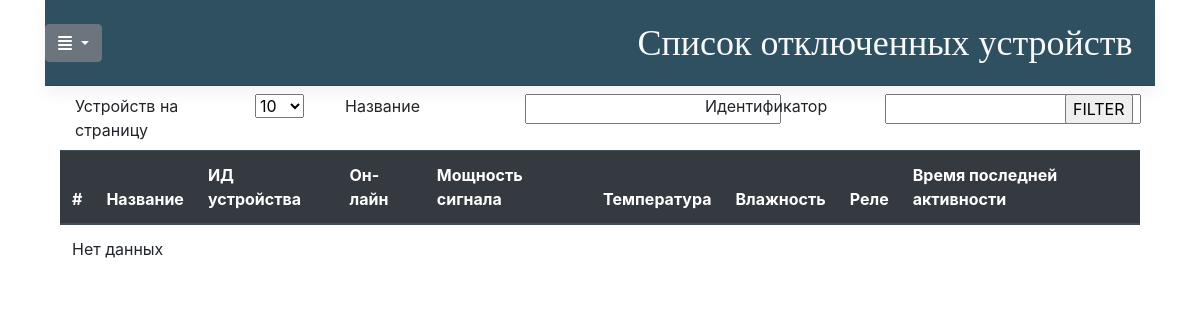
The app's page /devices/offline/, older data.
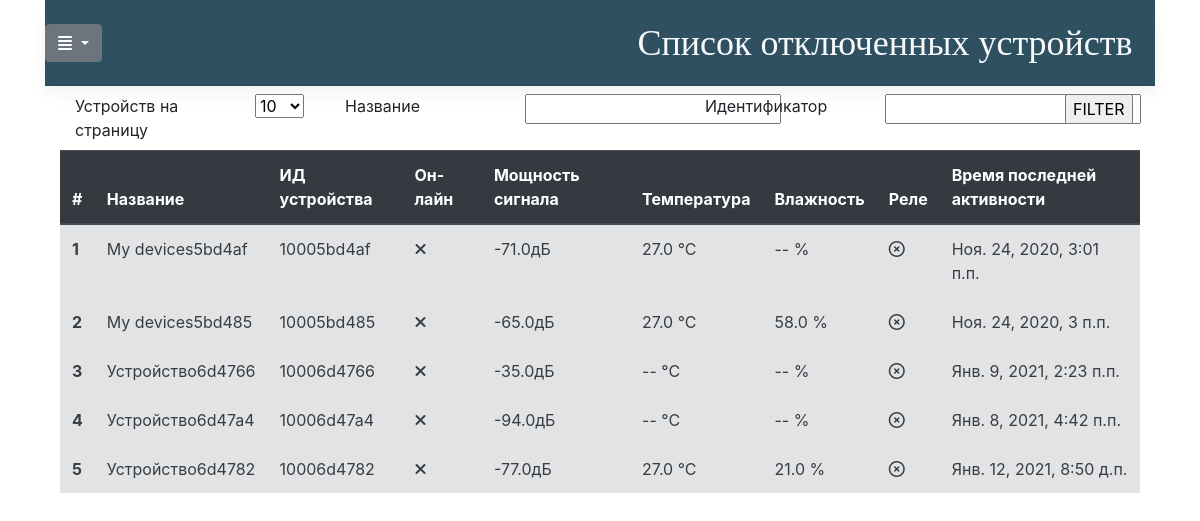
The same page, newer data.
### devices/models.py (models this page shows, shortened)
class SonoffDevices(models.Model):
    class Meta:
        verbose_name = "Устройства"
    NORMAL = 0
    MIN_WARN = 1
    MAX_WARN = 2
    MIN_ALARM = 3
    MAX_ALARM = 4
    STATUSES = [
        (NORMAL, 'Норма'),
        (MIN_WARN, 'Предупреждение: значение ниже нормы'),
        (MAX_WARN, 'Предупреждение: значение выше нормы'),
        (MIN_ALARM, 'Тревога: значение ниже нормы'),
        (MAX_ALARM, 'Тревога: значение выше нормы'),
    ]
    name = models.CharField(max_length=100, null=False, blank=False, db_index=True, verbose_name='Название устройсва')
    device_id = models.CharField(max_length=12, null=False, blank=False, db_index=True, verbose_name='Идентификатор')
    model = models.CharField(max_length=20, null=True, blank=True, verbose_name='Модель устройства')
    mac = models.CharField(max_length=20, null=True, blank=True, verbose_name='MAC адресс')
    sensor_type = models.CharField(max_length=20, null=True, blank=True, verbose_name='Тип сенсора')
    firmware = models.CharField(max_length=10, null=True, blank=True, verbose_name='Версия прошивки')
    is_online = models.BooleanField(default=False, blank=True, verbose_name='Усройство онлайн')
    signal = models.FloatField(null=True, default=None, blank=True, verbose_name='Качество WIFI сигнала')
    last_temperature = models.FloatField(null=True, default=None, blank=True, verbose_name='Последняя зарегистрированная температура')
    last_humidity = models.FloatField(null=True, default=None, blank=True, verbose_name='Последняя зарегистрированная влажность')
    switch = models.BooleanField(default=False, blank=True, verbose_name='Реле активировано')
    date_of_modify = models.DateTimeField(auto_now=True, verbose_name='Дата изменения')
    last_on_line = models.DateTimeField(null=True, default=None, blank=True,
                                        verbose_name='Время последнего появления в сети')
    last_off_line = models.DateTimeField(null=True, default=None, blank=True,
                                        verbose_name='Время последнего пропадания из сети')
    temperature_minimal_warning_value = models.FloatField(null=True, default=None, blank=True, verbose_name='Нижний порог срабатывания предуприждения по температуре')
    temperature_maximal_warning_value = models.FloatField(null=True, default=None, blank=True, verbose_name='Верхний порог срабатывания предуприждения  по температуре')
    temperature_minimal_alarm_value = models.FloatField(null=True, default=None, blank=True, verbose_name='Нижний порог срабатывания тревоги по температуре')
    temperature_maximal_alarm_value = models.FloatField(null=True, default=None, blank=True, verbose_name='Верхний порог срабатывания тревоги по температуре')
    temperature_status = models.IntegerField(default=NORMAL, choices=STATUSES, verbose_name='состояние по температуре')
    temperature_histeresis_value = models.FloatField(null=True, default=None, blank=True,
                                            verbose_name='Значение гистерезиса по температуре')
    humidity_minimal_warning_value = models.FloatField(null=True, default=None, blank=True, verbose_name='Нижний порог срабатывания предуприждения по влажности')
    humidity_maximal_warning_value = models.FloatField(null=True, default=None, blank=True, verbose_name='Верхний порог срабатывания предуприждения по влажности')
    humidity_minimal_alarm_value = models.FloatField(null=True, default=None, blank=True, verbose_name='Нижний порог срабатывания тревоги по влажности')
    humidity_maximal_alarm_value = models.FloatField(null=True, default=None, blank=True, verbose_name='Верхний порог срабатывания тревоги по влажности')
    humidity_status = models.IntegerField(default=NORMAL, choices=STATUSES, verbose_name='состояние по влажности')
    humidity_histeresis_value = models.FloatField(null=True, default=None, blank=True,
                                            verbose_name='Значение гистерезиса по влажности')

### devices/views.py (the view)
# urls.py: path('offline/', list_device_offline, name='list_device_offline'),
def list_device_offline(request):
    per_page_values = [1, 10, 25, 50, 100]
    return request_paginator_form(request, 'devices/list_offline_devices.html', SonoffDevices.objects.filter(is_online=False).order_by('pk'),
                                  result_field_name='devices',
                                  per_page_values=per_page_values,
                                  search_attributes={'id': 'device_id__icontains',
                                                     'name': 'name__icontains'})

### utils/templatetags/fw_tags.py (called while the page is built)
@register.inclusion_tag('../templates/utils/paged_nav.html', takes_context=True)
def paging_navigation(context, page, params, *args, **kwargs):
    max_page_btn = 10
    if 'max_page_btn' in kwargs:
        max_page_btn = kwargs['max_page_btn']
    if 'show_page_info' in kwargs:
        show_page_info = True
    else:
        show_page_info = False
    if not page:
        return {}
    rng = page.paginator.page_range
    if type(page.paginator.page_range) == int:
        new_range = range(page.paginator.page_range)
    else:
        if rng.stop > max_page_btn:
            step = int(rng.stop // max_page_btn)+1
            new_range = range(rng.start, rng.stop, step)
        else:
            new_range = rng
    return {
        'page': page,
        'param': params,
        'max_page_btn': max_page_btn,
        'page_range': new_range,
        'show_page_info': show_page_info
    }

### utils/utils.py (called while the page is built)
def complex_search(request, db_model_class, **search_params):
    params_dic = {}
    for request_field_name, db_field_name in search_params.items():
        db_model_class = search(request, db_model_class, request_field_name, db_field_name, params_dic)
    return db_model_class, params_dic

### devices/templates/devices/list_offline_devices.html (shortened to what this page needs)
{% extends 'devices/base_template.html' %}
{% load fw_tags %}
{% load static %}
{% load tz %}
{% block page_title%}
    <a class="blog-header-logo text-light" href="{% url 'list_devices' %}?{% param_replace params %}">Список отключенных устройств</a>
{% endblock %}
{% block content %}
    <div class="container">
    <form method="post">
    <div class="row py-2">
        <div class="col-2">
            Устройств на страницу
        </div>
        <div class="col-1">
             <select name='per_page'>
                 {% for index in per_page_values %}
                        <option value="{{index}}" {% if index == page_count %} selected {% endif %}>
                            {{index}}
                        </option>
                 {% endfor %}
             </select>
        </div>
        <div class="col-2">
            Название
        </div>
        <div class="col-2">
            <input name="name" value="{{ params.name }}"/>
        </div>
        <div class="col-2">
            Идентификатор
        </div>
        <div class="col-2">
            <input name="id" value="{{ params.id }}"/>
        </div>
        <div class="col-1">
            <input type="submit" value="FILTER">
        </div>
    </div>
    </form>
    </div>
<table class="table">
  <thead class="thead-dark">
    <tr>
      <th scope="col">#</th>
      <th scope="col">Название</th>
      <th scope="col">ИД устройства</th>
      <th scope="col">Он-лайн</th>
      <th scope="col">Мощность сигнала</th>
      <th scope="col">Температура</th>
      <th scope="col">Влажность</th>
      <th scope="col">Реле</th>
      <th scope="col">Время последней активности</th>
    </tr>
  </thead>
  <tbody>
    {% for device in devices %}
        <tr device-data-id="{{device.id}}" class="
            {% if not device.is_online %} alert-secondary
            {% elif device.humidity_status == 0 and device.temperature_status == 0 %} alert-success
            {% elif device.humidity_status == 1 or device.temperature_status == 1 %} alert-warning
            {% elif device.humidity_status == 2 or device.temperature_status == 2 %} alert-warning
            {% elif device.humidity_status == 3 or device.temperature_status == 3 %} alert-danger
            {% elif device.humidity_status == 4 or device.temperature_status == 4 %} alert-danger
            {% endif %}
            ">
        <th scope="row" >{{ forloop.counter }}</th>
        <td device-data-name>{{device.name}}</td>
        <td device-data-device_id>{{device.device_id}}</td>
        <td device-data-on_line>
            {% if device.is_online %}
                <i class="fas fa-broadcast-tower"></i>
            {% else %}
                <i class="fas fa-times"></i>
            {%  endif %}
        </td>
        <td device-data-signal>{{device.signal|default_if_none:"--"}}дБ</td>
        <td device-data-temperature>{{device.last_temperature|default_if_none:"--"}} °C</td>
        <td device-data-humidity>{{device.last_humidity|default_if_none:"--"}} %</td>
        <td device-data-switch>
            {% if device.switch %}
                <i class="fas fa-plug"></i>
            {% else %}
                <i class="far fa-times-circle"></i>
            {%  endif %}
        </td>
        <td device-data-last>
            {% if device.is_online %}
                {{device.date_of_modify|localtime|default_if_none:"--"}}
            {% else %}
                {{device.last_on_line|localtime|default_if_none:"--"}}
            {% endif %}
        </td>
        </tr>
    {% empty %}
        <tr><td colspan="9">Нет данных</td></tr>
    {% endfor %}
  </tbody>
</table>
{% endblock %}

Row changes from the older to the newer data that the page shows:
now on this page (row edited): SonoffDevices: name "My devices5bd4af", device_id "10005bd4af", is_online False (drawn), signal "-71.0", last_temperature "27.0", last_humidity "--", switch False (drawn), last_on_line "Ноя. 24, 2020, 3:01 п.п."
now on this page (row edited): SonoffDevices: name "My devices5bd485", device_id "10005bd485", is_online False (drawn), signal "-65.0", last_temperature "27.0", last_humidity "58.0", switch False (drawn), last_on_line "Ноя. 24, 2020, 3 п.п."
added SonoffDevices: name "Устройство6d4766", device_id "10006d4766", is_online False (drawn), signal "-35.0", last_temperature "--", last_humidity "--", switch False (drawn), last_on_line "Янв. 9, 2021, 2:23 п.п."
added SonoffDevices: name "Устройство6d47a4", device_id "10006d47a4", is_online False (drawn), signal "-94.0", last_temperature "--", last_humidity "--", switch False (drawn), last_on_line "Янв. 8, 2021, 4:42 п.п."
added SonoffDevices: name "Устройство6d4782", device_id "10006d4782", is_online False (drawn), signal "-77.0", last_temperature "27.0", last_humidity "21.0", switch False (drawn), last_on_line "Янв. 12, 2021, 8:50 д.п."
Text that changed along with them:
text no longer shown: "Нет данных"
